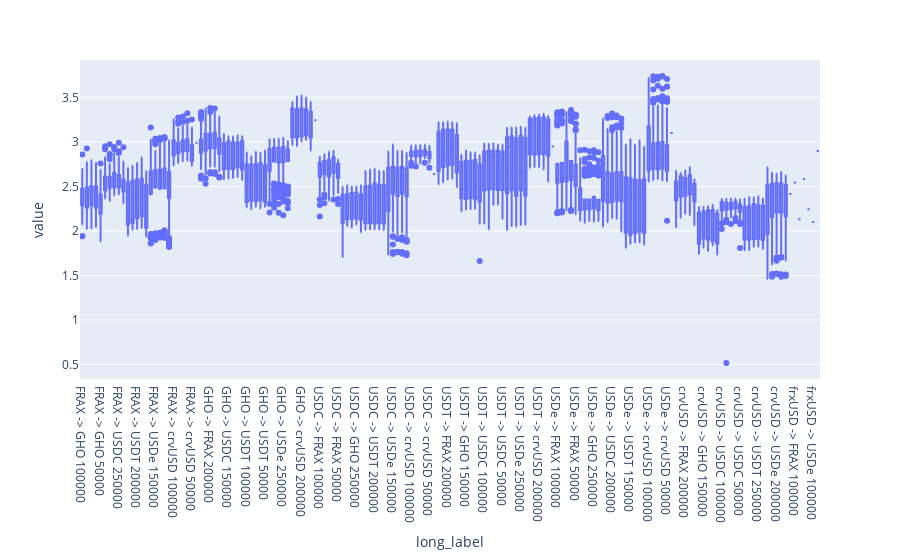

Notebook code cell kept with this figure:
### Code cell
px.box(slippage_over_time)
# slippage values are veyr tight, typically 2-3 bps, a few higher and a few lower

### Figure 1 — Plotly figure (JSON) as saved in the notebook; plotly's stock layout.template omitted (floating-point values rounded to 4 significant figures; data arrays with more than 128 entries replaced by an {"elided": "..."} marker saying what was removed)
{"data": [{"alignmentgroup": "True", "hovertemplate": "long_label=%{x}<br>value=%{y}<extra></extra>", "legendgroup": "", "marker": {"color": "#636efa"}, "name": "", "notched": false, "offsetgroup": "", "orientation": "v", "showlegend": false, "type": "box", "x": {"elided": "8424 str values"}, "x0": " ", "xaxis": "x", "y": {"elided": "8424 float values"}, "y0": " ", "yaxis": "y"}], "layout": {"boxmode": "group", "legend": {"tracegroupgap": 0}, "margin": {"t": 60}, "xaxis": {"anchor": "y", "domain": [0, 1], "title": {"text": "long_label"}}, "yaxis": {"anchor": "x", "domain": [0, 1], "title": {"text": "value"}}}}
